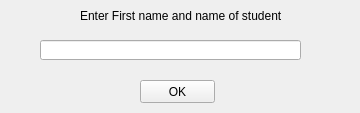
<?xml version="1.0" encoding="UTF-8"?>
<ui version="4.0">
 <class>Form</class>
 <widget class="QWidget" name="Form">
  <property name="geometry">
   <rect>
    <x>0</x>
    <y>0</y>
    <width>360</width>
    <height>113</height>
   </rect>
  </property>
  <property name="windowTitle">
   <string>Day - Book</string>
  </property>
  <property name="windowIcon">
   <iconset>
    <normaloff>../general/images.png</normaloff>../general/images.png</iconset>
  </property>
  <widget class="QLabel" name="label">
   <property name="geometry">
    <rect>
     <x>80</x>
     <y>0</y>
     <width>261</width>
     <height>31</height>
    </rect>
   </property>
   <property name="text">
    <string>Enter First name and name of student</string>
   </property>
   <property name="textFormat">
    <enum>Qt::PlainText</enum>
   </property>
   <property name="scaledContents">
    <bool>true</bool>
   </property>
   <property name="wordWrap">
    <bool>true</bool>
   </property>
  </widget>
  <widget class="QLineEdit" name="lineEdit">
   <property name="geometry">
    <rect>
     <x>40</x>
     <y>40</y>
     <width>261</width>
     <height>20</height>
    </rect>
   </property>
  </widget>
  <widget class="QPushButton" name="pushButton">
   <property name="geometry">
    <rect>
     <x>140</x>
     <y>80</y>
     <width>75</width>
     <height>23</height>
    </rect>
   </property>
   <property name="text">
    <string>OK</string>
   </property>
  </widget>
 </widget>
 <resources/>
 <connections>
  <connection>
   <sender>pushButton</sender>
   <signal>clicked()</signal>
   <receiver>Form</receiver>
   <slot>gettexting()</slot>
   <hints>
    <hint type="sourcelabel">
     <x>177</x>
     <y>91</y>
    </hint>
    <hint type="destinationlabel">
     <x>179</x>
     <y>56</y>
    </hint>
   </hints>
  </connection>
 </connections>
 <slots>
  <slot>gettexting()</slot>
 </slots>
</ui>
